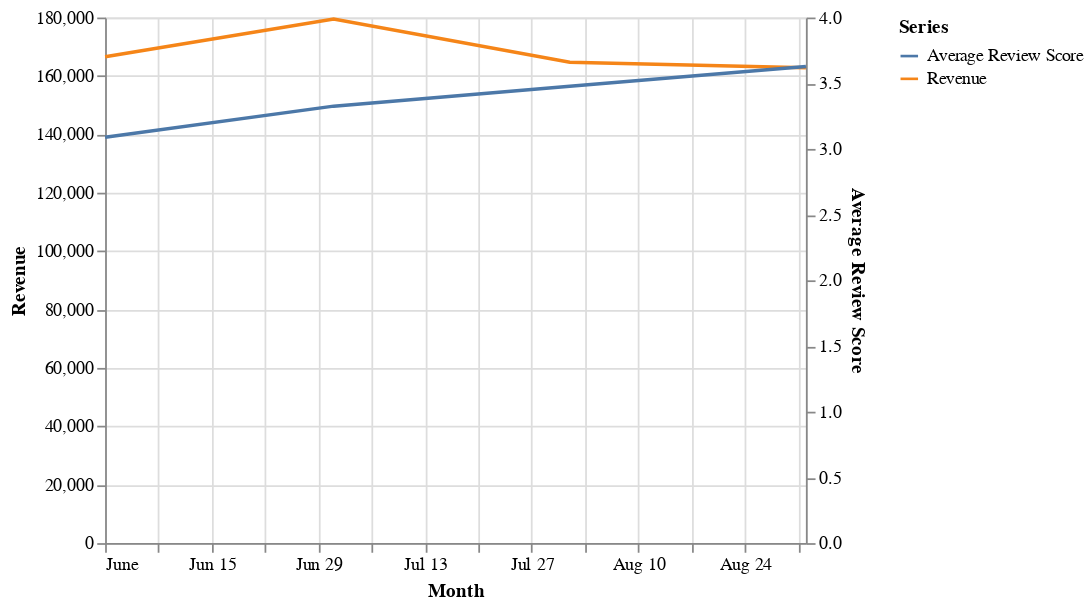

Notebook cell for this chart:
### Code cell
# Generate a chart
thread.plot('Draw a line chart for Revenue and on the other axis show average review score. Include legend')

### Figure 1 — Vega-Lite specification as saved in the notebook (floating-point values rounded to 4 significant figures)
{"config": {"view": {"continuousWidth": 300, "continuousHeight": 300}}, "layer": [{"mark": {"type": "line"}, "encoding": {"color": {"field": "metric", "title": "Series", "type": "nominal"}, "x": {"field": "month_start", "title": "Month", "type": "temporal"}, "y": {"axis": {"grid": true, "title": "Revenue"}, "field": "revenue", "type": "quantitative"}}, "transform": [{"calculate": "'Revenue'", "as": "metric"}]}, {"mark": {"type": "line"}, "encoding": {"color": {"field": "metric", "title": "Series", "type": "nominal"}, "x": {"field": "month_start", "type": "temporal"}, "y": {"axis": {"grid": false, "orient": "right", "title": "Average Review Score"}, "field": "average_review_score", "type": "quantitative"}}, "transform": [{"calculate": "'Average Review Score'", "as": "metric"}]}], "data": {"name": "data-7c448d0786741cd1881ff6c44c2f3068"}, "height": 300, "resolve": {"scale": {"y": "independent"}}, "width": 400, "$schema": "https://vega.github.io/schema/vega-lite/v5.json", "datasets": {"data-7c448d0786741cd1881ff6c44c2f3068": [{"month_start": "2025-06-01T00:00:00", "revenue": 166500.0, "orders_count": 129, "average_review_score": 3.088, "revenue_ma_2m": 166500.0, "orders_count_ma_2m": 129.0, "average_review_score_ma_2m": 3.09}, {"month_start": "2025-07-01T00:00:00", "revenue": 179500.0, "orders_count": 144, "average_review_score": 3.326, "revenue_ma_2m": 173000.0, "orders_count_ma_2m": 136.5, "average_review_score_ma_2m": 3.21}, {"month_start": "2025-08-01T00:00:00", "revenue": 164700.0, "orders_count": 140, "average_review_score": 3.477, "revenue_ma_2m": 172100.0, "orders_count_ma_2m": 142.0, "average_review_score_ma_2m": 3.4}, {"month_start": "2025-09-01T00:00:00", "revenue": 162800.0, "orders_count": 152, "average_review_score": 3.627, "revenue_ma_2m": 163700.0, "orders_count_ma_2m": 146.0, "average_review_score_ma_2m": 3.55}]}}
